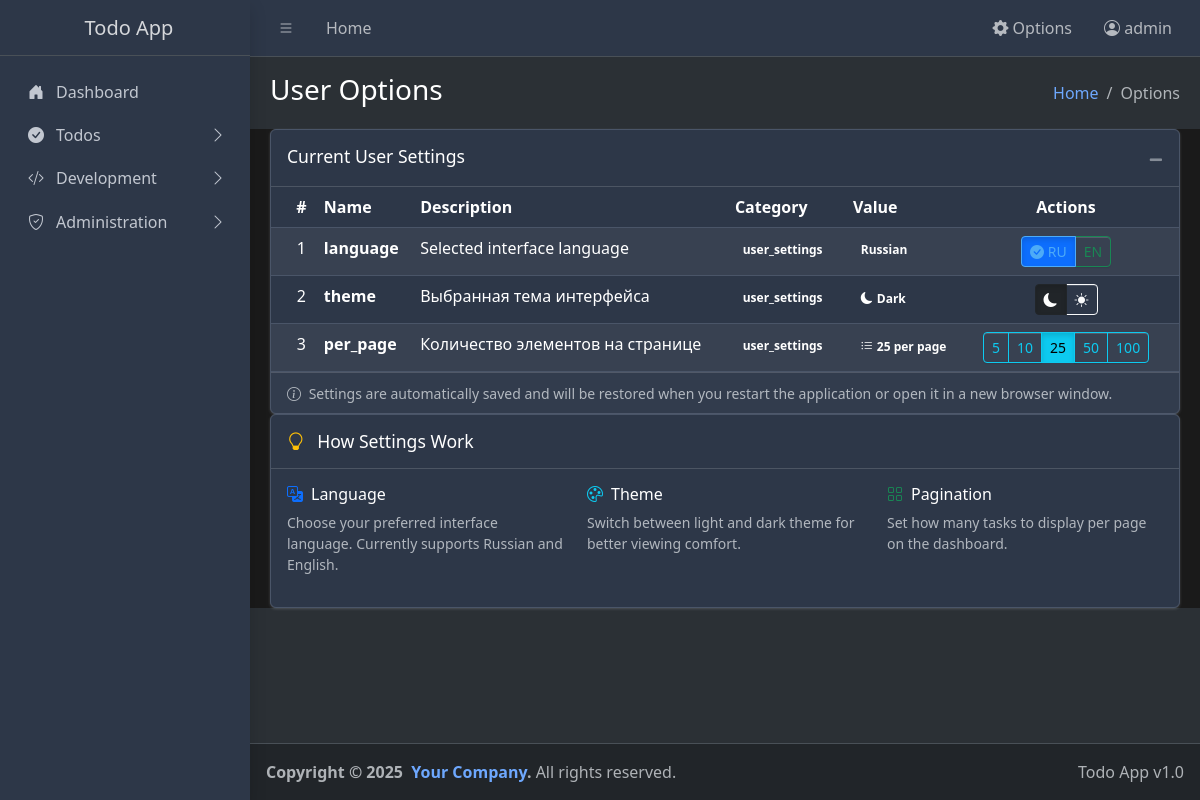
Page /options (signed in) on the committed database.
### app.py (models this page shows, shortened)
class User(UserMixin, db.Model):
    id = db.Column(db.Integer, primary_key=True)
    username = db.Column(db.String(64), unique=True, nullable=False)
    email = db.Column(db.String(120), unique=True, nullable=False)
    password_hash = db.Column(db.String(128), nullable=False)
    role_id = db.Column(db.Integer, db.ForeignKey('role.id'), nullable=False)
    role = db.relationship('Role', backref=db.backref('users', lazy=True))
    created_at = db.Column(db.DateTime, default=datetime.utcnow)

class Options(db.Model):
    id = db.Column(db.Integer, primary_key=True)
    name = db.Column(db.String(100), nullable=False)
    description = db.Column(db.Text)
    user_id = db.Column(db.Integer, nullable=True)  # None for global options
    category = db.Column(db.String(50))
    value = db.Column(db.Text)

### app.py (the view)
@app.route('/options')
@login_required
def view_options():
    if not is_admin():
        flash(_('Access denied. Administrator rights required.'))
        return redirect(url_for('index'))
    user_options = Options.query.filter_by(user_id=None, category='user_settings').all()
    return render_template('options.html', options=user_options)

### app.py (called while the page is built, shortened)
def get_locale():
    try:
        from flask import g
        if hasattr(g, 'babel_locale') and g.babel_locale:
            logger.debug(f"get_locale from g: {g.babel_locale}")
            return g.babel_locale
    except Exception as e:
        logger.error(f"Error in get_locale: {e}")
        return app.config['BABEL_DEFAULT_LOCALE']

@app.before_request
def load_user_settings():
    if 'language' not in session:
        session['language'] = get_option('language', category='user_settings')
    if 'theme' not in session:
        session['theme'] = get_option('theme', category='user_settings')
    if 'per_page' not in session:
        session['per_page'] = get_option('per_page', category='user_settings')
    from flask import g
    g.babel_locale = session.get('language', get_option('language', category='user_settings'))

@login_manager.user_loader
def load_user(user_id):
    return User.query.get(int(user_id))

def is_admin():
    return current_user.is_authenticated and current_user.role.name == 'admin'

@app.template_global()
def get_option(name, default=None, user_id=None, category=None):
    option = Options.query.filter_by(name=name, user_id=user_id, category=category).first()
    result = option.value if option else default
    logger.debug(f"Getting option: {name} = {result} (category: {category})")
    return result

### templates/options.html (shortened to what this page needs)
{% extends "base.html" %}
{% block page_title %}{{ _('User Options') }}{% endblock %}
{% block breadcrumb %}{{ _('Options') }}{% endblock %}
{% block content %}
<div class="row">
  <div class="col-12">
    <div class="card">
      <div class="card-header">
        <h3 class="card-title">{{ _('Current User Settings') }}</h3>
        <div class="card-tools">
          <button type="button" class="btn btn-tool" data-card-widget="collapse">
            <i class="fas fa-minus"></i>
          </button>
        </div>
      </div>
      <div class="card-body p-0">
        <div class="table-responsive">
          <table class="table table-striped table-hover mb-0">
            <thead class="table-dark">
              <tr>
                <th class="text-center">#</th>
                <th>{{ _('Name') }}</th>
                <th>{{ _('Description') }}</th>
                <th>{{ _('Category') }}</th>
                <th>{{ _('Value') }}</th>
                <th class="text-center">{{ _('Actions') }}</th>
              </tr>
            </thead>
            <tbody>
              {% if options %}
                {% for option in options %}
                <tr>
                  <td class="text-center">{{ option.id }}</td>
                  <td>
                    <strong>{{ option.name }}</strong>
                  </td>
                  <td>{{ option.description or _('No description') }}</td>
                  <td>
                    <span class="badge badge-secondary">{{ option.category }}</span>
                  </td>
                  <td>
                    {% if option.name == 'language' %}
                      {% if option.value == 'ru' %}
                        <span class="badge badge-primary">{{ _('Russian') }}</span>
                      {% elif option.value == 'en' %}
                        <span class="badge badge-success">{{ _('English') }}</span>
                      {% else %}
                        <span class="badge badge-secondary">{{ option.value }}</span>
                      {% endif %}
                    {% elif option.name == 'theme' %}
                      {% if option.value == 'dark' %}
                        <span class="badge badge-dark">
                          <i class="bi bi-moon-fill me-1"></i>{{ _('Dark') }}
                        </span>
                      {% elif option.value == 'light' %}
                        <span class="badge badge-light text-dark">
                          <i class="bi bi-sun-fill me-1"></i>{{ _('Light') }}
                        </span>
                      {% else %}
                        <span class="badge badge-secondary">{{ option.value }}</span>
                      {% endif %}
                    {% elif option.name == 'per_page' %}
                      <span class="badge badge-info">
                        <i class="bi bi-list-ul me-1"></i>{{ option.value }} {{ _('per page') }}
                      </span>
                    {% else %}
                      <code>{{ option.value }}</code>
                    {% endif %}
                  </td>
                  <td class="text-center">
                    {% if option.name == 'language' %}
                      <div class="btn-group btn-group-sm">
                        <a href="{{ url_for('set_language', lang='ru') }}" class="btn btn-outline-primary{% if session.get('language', 'ru') == 'ru' %} active{% endif %}" title="{{ _('Switch to Russian') }}">
                          <i class="bi bi-check-circle-fill{% if session.get('language', 'ru') != 'ru' %} d-none{% endif %}"></i> RU
                        </a>
                        <a href="{{ url_for('set_language', lang='en') }}" class="btn btn-outline-success{% if session.get('language', 'ru') == 'en' %} active{% endif %}" title="{{ _('Switch to English') }}">
                          <i class="bi bi-check-circle-fill{% if session.get('language', 'ru') != 'en' %} d-none{% endif %}"></i> EN
                        </a>
                      </div>
                    {% elif option.name == 'theme' %}
                      <div class="btn-group btn-group-sm">
                        <a href="{{ url_for('set_theme', theme='dark') }}" class="btn btn-outline-dark{% if session.get('theme', 'dark') == 'dark' %} active{% endif %}" title="{{ _('Switch to Dark theme') }}">
                          <i class="bi bi-moon-fill"></i>
                        </a>
                        <a href="{{ url_for('set_theme', theme='light') }}" class="btn btn-outline-light{% if session.get('theme', 'dark') == 'light' %} active{% endif %}" title="{{ _('Switch to Light theme') }}">
                          <i class="bi bi-sun-fill"></i>
                        </a>
                      </div>
                    {% elif option.name == 'per_page' %}
                      <div class="btn-group btn-group-sm">
                        {% for pages in [5, 10, 25, 50, 100] %}
                          <a href="{{ url_for('set_pagination', per_page=pages) }}" class="btn btn-outline-info{% if session.get('per_page', 10)|string == pages|string %} active{% endif %}" title="{{ pages }} {{ _('per page') }}">
                            {{ pages }}
                          </a>
                        {% endfor %}
                      </div>
                    {% endif %}
                  </td>
                </tr>
                {% endfor %}
              {% endif %}
            </tbody>
          </table>
        </div>
      </div>
      <div class="card-footer">
        <div class="row">
          <div class="col-12">
            <small class="text-muted">
              <i class="bi bi-info-circle me-1"></i>
              {{ _('Settings are automatically saved and will be restored when you restart the application or open it in a new browser window.') }}
            </small>
          </div>
        </div>
      </div>
    </div>
    <div class="card">
      <div class="card-header">
        <h5 class="card-title mb-0">
          <i class="bi bi-lightbulb text-warning me-2"></i>
          {{ _('How Settings Work') }}
        </h5>
      </div>
      <div class="card-body">
        <div class="row">
          <div class="col-md-4">
            <h6><i class="bi bi-translate text-primary me-2"></i>{{ _('Language') }}</h6>
            <p class="small text-muted">{{ _('Choose your preferred interface language. Currently supports Russian and English.') }}</p>
          </div>
          <div class="col-md-4">
            <h6><i class="bi bi-palette text-info me-2"></i>{{ _('Theme') }}</h6>
            <p class="small text-muted">{{ _('Switch between light and dark theme for better viewing comfort.') }}</p>
          </div>
          <div class="col-md-4">
            <h6><i class="bi bi-grid text-success me-2"></i>{{ _('Pagination') }}</h6>
            <p class="small text-muted">{{ _('Set how many tasks to display per page on the dashboard.') }}</p>
          </div>
        </div>
      </div>
    </div>
  </div>
</div>
{% endblock %}

### templates/base.html (shortened to what this page needs)
<!doctype html>
<html lang="{{ session.get('language', 'ru') }}" data-bs-theme="{{ session.get('theme', 'dark') }}">
  <head>
    <link
      rel="stylesheet"
      href="https://cdn.jsdelivr.net/npm/@fontsource/source-sans-3@5.0.12/index.css"
      media="print"
      onload="this.media='all'"
    />
    <link rel="stylesheet" href="https://cdnjs.cloudflare.com/ajax/libs/font-awesome/5.15.4/css/all.min.css">
    <link
      rel="stylesheet"
      href="https://cdn.jsdelivr.net/npm/overlayscrollbars@2.11.0/styles/overlayscrollbars.min.css"
    />
    <link
      rel="stylesheet"
      href="https://cdn.jsdelivr.net/npm/bootstrap-icons@1.13.1/font/bootstrap-icons.min.css"
    />
    <link rel="stylesheet" href="{{ url_for('static', filename='css/adminlte.min.css') }}" />
    <link rel="stylesheet" href="{{ url_for('static', filename='css/themes.css') }}" />
  </head>
  <body class="layout-fixed sidebar-expand-lg bg-body-tertiary">
    <div class="app-wrapper">
      <nav class="app-header navbar navbar-expand bg-body">
        <div class="container-fluid">
          <ul class="navbar-nav">
            <li class="nav-item">
              <a class="nav-link" data-lte-toggle="sidebar" href="#" role="button">
                <i class="bi bi-list"></i>
              </a>
            </li>
            <li class="nav-item d-none d-md-block">
              <a href="{{ url_for('index') }}" class="nav-link">{{ _('Home') }}</a>
            </li>
          </ul>
          <ul class="navbar-nav ms-auto">
            <li class="nav-item dropdown">
              <a class="nav-link" data-bs-toggle="dropdown" href="#" role="button" aria-expanded="false">
                <i class="bi bi-gear-fill"></i> {{ _('Options') }}
              </a>
            </li>
            {% if current_user.is_authenticated %}
            <li class="nav-item dropdown">
              <a class="nav-link" data-bs-toggle="dropdown" href="#" role="button" aria-expanded="false">
                <i class="bi bi-person-circle"></i> {{ current_user.username }}
              </a>
            </li>
            {% endif %}
          </ul>
        </div>
      </nav>
      <aside class="app-sidebar bg-body-secondary shadow" data-bs-theme="dark">
        <div class="sidebar-brand">
          <a href="{{ url_for('index') }}" class="brand-link">
            <span class="brand-text fw-light">{{ _('Todo App') }}</span>
          </a>
        </div>
        <div class="sidebar-wrapper">
          <nav class="mt-2">
            <ul
              class="nav sidebar-menu flex-column"
              data-lte-toggle="treeview"
              role="navigation"
              aria-label="Main navigation"
              data-accordion="false"
              id="navigation"
            >
              <li class="nav-item">
                <a href="{{ url_for('index') }}" class="nav-link">
                  <i class="nav-icon bi bi-house-door-fill"></i>
                  <p>{{ _('Dashboard') }}</p>
                </a>
              </li>
              <li class="nav-item">
                <a href="#" class="nav-link">
                  <i class="nav-icon bi bi-check-circle-fill"></i>
                  <p>
                    {{ _('Todos') }}
                  </p>
                </a>
              </li>
              <li class="nav-item">
                <a href="#" class="nav-link">
                  <i class="nav-icon bi bi-code-slash"></i>
                  <p>
                    {{ _('Development') }}
                  </p>
                </a>
              </li>
              {% if current_user.is_authenticated and current_user.role.name == 'admin' %}
              <li class="nav-item">
                <a href="#" class="nav-link">
                  <i class="nav-icon bi bi-shield-check"></i>
                  <p>
                    {{ _('Administration') }}
                  </p>
                </a>
              </li>
              {% endif %}
            </ul>
          </nav>
        </div>
      </aside>
      <main class="app-main">
        <div class="app-content-header">
          <div class="container-fluid">
            <div class="row">
              <div class="col-sm-6">
                <h3 class="mb-0">{% block page_title %}{{ _('Dashboard') }}{% endblock %}</h3>
              </div>
              <div class="col-sm-6">
                <ol class="breadcrumb float-sm-end">
                  <li class="breadcrumb-item"><a href="{{ url_for('index') }}">{{ _('Home') }}</a></li>
                  <li class="breadcrumb-item active" aria-current="page">{% block breadcrumb %}{{ _('Dashboard') }}{% endblock %}</li>
                </ol>
              </div>
            </div>
          </div>
        </div>
        <div class="app-content">
          <div class="container-fluid">
            {% block content %}{% endblock %}
          </div>
        </div>
      </main>
      <footer class="app-footer">
        <div class="float-end d-none d-sm-inline">Todo App v1.0</div>
        <strong>
          Copyright &copy; 2025&nbsp;
          <a href="#" class="text-decoration-none">Your Company</a>.
        </strong>
        All rights reserved.
      </footer>
    </div>
  </body>
</html>

### static/css/themes.css (style rules this page uses)
:root { --bg-color: #ffffff; --text-color: #333333; --sidebar-bg: #343a40; --card-bg: #ffffff; --border-color: #dee2e6; --table-hover: #f8f9fa; --navbar-bg: #ffffff; --input-bg: #ffffff; --dropdown-bg: #ffffff; --dropdown-hover: #f8f9fa; }
[data-bs-theme="dark"] { --bg-color: #1a1a1a; --text-color: #ffffff; --sidebar-bg: #2d3748; --card-bg: #2d3748; --border-color: #4a5568; --table-hover: #4a5568; --navbar-bg: #2d3748; --input-bg: #374151; --dropdown-bg: #374151; --dropdown-hover: #4a5568; }
body { background-color: var(--bg-color) !important; color: var(--text-color) !important; }
.app-sidebar { background-color: var(--sidebar-bg) !important; }
.card { background-color: var(--card-bg) !important; border-color: var(--border-color) !important; color: var(--text-color) !important; }
.table { background-color: var(--card-bg) !important; color: var(--text-color) !important; }
.table thead th { background-color: var(--card-bg) !important; color: var(--text-color) !important; border-color: var(--border-color) !important; }
.table tbody td { background-color: var(--card-bg) !important; color: var(--text-color) !important; border-color: var(--border-color) !important; }
.app-header.navbar { background-color: var(--navbar-bg) !important; }
.btn-outline-primary { border-color: #007bff !important; color: #007bff !important; }
[data-bs-theme="dark"] .btn-outline-primary { border-color: #4dabf7 !important; color: #4dabf7 !important; }
.badge { color: white !important; }
.app-content { background-color: var(--bg-color) !important; }

### rows in the picture
User: username "admin"
Options: id "1", name "language", description "Selected interface language", category "user_settings"
Options: id "2", name "theme", description "Выбранная тема интерфейса", category "user_settings"
Options: id "3", name "per_page", description "Количество элементов на странице", category "user_settings", value "25", 100 "5" "10" "25" "50" "100"
